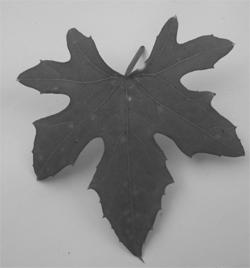
#> input picture image/daun.jpg, 250 x 268 px
$ jupyter execute prak-6-2ipynb.ipynb
#> lines starting #> are read from the running program, lines starting #| are printed output that depends on the picture; after the words box and inside, x2 and y2 are one past the last pixel; in counts of white or black regions, pixels touching at a corner belong together
## PENGAMBANGAN ARAS JAMAK

[cell 1]
import cv2
import numpy as np
from matplotlib import pyplot as plt
from os import path

[cell 2]
path_ = path.dirname(path.dirname(path.abspath(__name__)))
path_

[cell 3]
img = cv2.imread(path.join(path_, 'image', "daun.jpg"), 0)
#> img is the input picture: shape (268, 250); min 48, max 223, mean 141.3
h, w = img.shape
#> h = 268; w = 250

[cell 4]
cv2.imshow("Gambar asli", img)
cv2.waitKey(0)
cv2.destroyAllWindows()

[cell 5]
plt.imshow(img)

## Konversi RGB TO HLS

[cell 6]
new_img = cv2.imread(path.join(path_, 'image', 'daun.jpg'))
img_hls = cv2.cvtColor(new_img, cv2.COLOR_BGR2HLS)
#> img_hls: shape (268, 250, 3); mean of channels 0, 1, 2 0, 141.3, 0
h, w, c = new_img.shape
#> c = 3

[cell 7]
for x in range(h):
    for y in range(w):
        h, l, s = img_hls[x, y]

        if h < 11 :
            h = 0
        elif h < 32 :
            h = 21
        elif h < 54 :
            h = 43
        elif h < 116 :
            h = 85
        elif h < 141 :
            h = 128
        elif h < 185 :
            h = 170
        elif h < 202 :
            h = 191
        elif h < 223 :
            h = 213
        elif h < 244 :
            h = 234
        else :
            h = 0

        img_hls[x,y][0] = h

        if s >= 200 :
             img_hls[x,y][2] = 255
        elif s <= 20 :
             img_hls[x,y][2] = 0
        else :
             img_hls[x,y][2] = 128

        if l >= 200 :
             img_hls[x,y][1] = 255
        elif l <= 20 :
             img_hls[x,y][1] = 0
        else :
             img_hls[x,y][1] = 128
#> img_hls: shape (268, 250, 3); mean of channels 0, 1, 2 0, 137.8, 0


img_res = cv2.cvtColor(img_hls, cv2.COLOR_HLS2BGR)
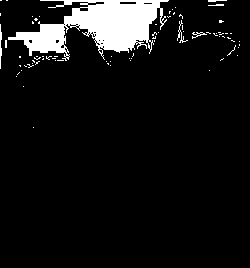
#> img_res: shape (268, 250, 3); values 128 (black) and 255 (white), 7.7% white; 76 white regions (70 under 20 px), largest, box (x1, y1, x2, y2) and area: (8, 0, 169, 61) 4716, (0, 24, 2, 69) 61, (177, 20, 188, 43) 56, (192, 32, 207, 39) 37, (208, 0, 227, 2) 27, (208, 4, 224, 6) 24


$ run again, with image/danautoba.jpg copied over image/daun.jpg
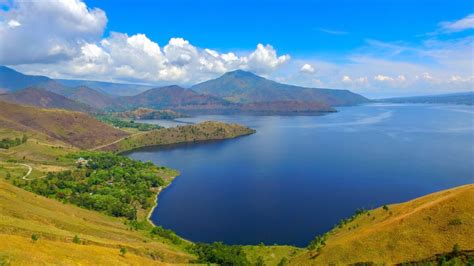
#> input picture image/danautoba.jpg, 474 x 266 px
#> `img = cv2.imread(path.join(path_, 'image', "daun.jpg"), 0)`:
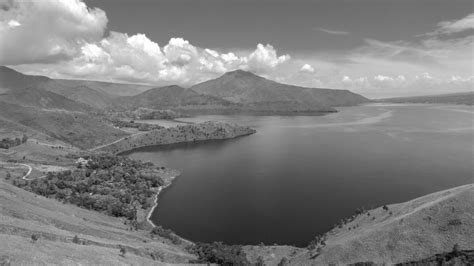
#> img: shape (266, 474); min 4, max 255, mean 124.3
#> new_img is the input picture: shape (266, 474, 3); mean B, G, R 145.9, 133, 99.1
#> `img_res = cv2.cvtColor(img_hls, cv2.COLOR_HLS2BGR)`:
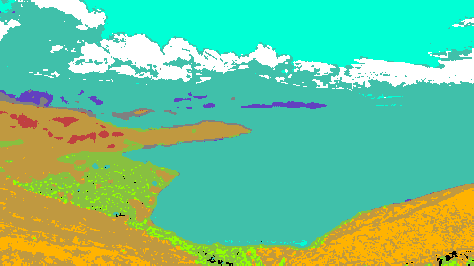
#> img_res: shape (266, 474, 3); mean B, G, R 145.7, 197.5, 108.2
